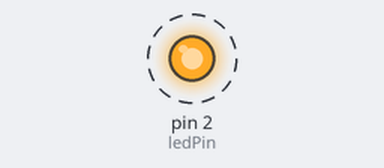
Recording of a sketch running on a simulated Arduino Uno, built with avr-gcc and run on an emulated ATmega328P. Parts: output pins drawn as LEDs (lit = HIGH). Dashed ring = blinking.

Above: at 0.5 s.
Timing chart, 0 to 4.6 s (numbered marks = the images above):
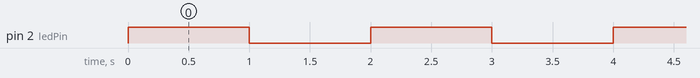

Measured:
- by itself, pin 2 (ledPin): alternates HIGH for 1.0 s and LOW for 1.0 s

The sketch:

led.ino
```cpp
//
// Grove - LED
// http://www.seeedstudio.com/wiki/index.php?title=GROVE_-_Starter_Kit_v1.1b#Grove_-_LED
//
// ボタンを使わないように改造
// 1秒間隔でLEDが点滅


#define INTERVAL 1000

//const int ledPin =  6;      // the number of the LED pin
const int ledPin =  2;      // the number of the LED pin

// variables will change:

void setup() {
  // initialize the LED pin as an output:
  pinMode(ledPin, OUTPUT);
}

void loop(){
  // read the state of the pushbutton value:
  digitalWrite(ledPin, HIGH);
  delay(INTERVAL);
  digitalWrite(ledPin, LOW);
  delay(INTERVAL);
}
```
